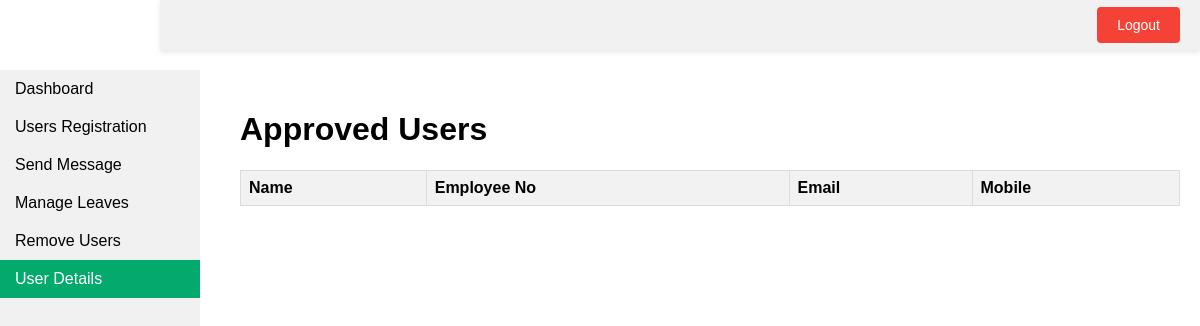
The page /src/Admin/User_details.php (signed in) on the database as committed earlier.
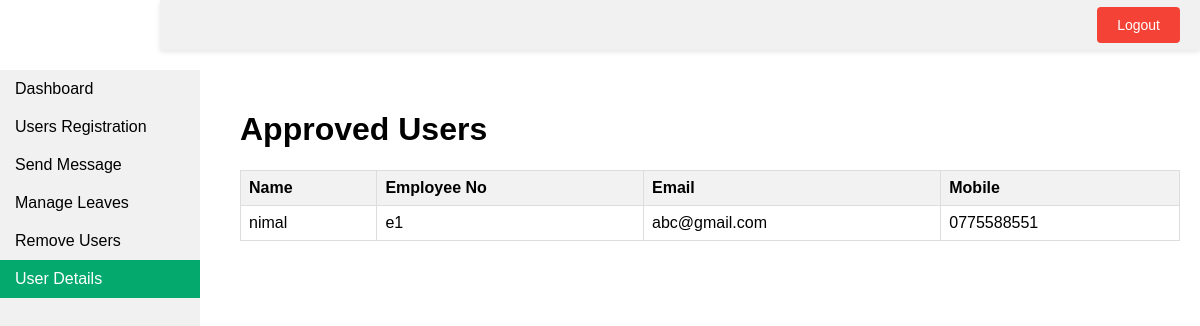
The same page on the database as committed later.
### tables this page shows
CREATE TABLE IF NOT EXISTS `users` (
  `id` int(11) NOT NULL AUTO_INCREMENT,
  `name` varchar(255) NOT NULL,
  `emp_no` varchar(50) NOT NULL,
  `address` text NOT NULL,
  `email` varchar(255) NOT NULL,
  `mobile` varchar(15) NOT NULL,
  `role` enum('admin','user') DEFAULT 'user',
  `status` enum('pending','approved','rejected') DEFAULT 'pending',
  `password` varchar(255) NOT NULL,
  PRIMARY KEY (`id`),
  UNIQUE KEY `email` (`email`)
);

### src/Admin/User_details.php (the view, shortened to what this page needs)
<?php
require '../HomePage/db.php';
$stmt = $pdo->prepare("SELECT id, name, emp_no, email, mobile FROM users WHERE role = 'user' AND status = 'approved'");
$stmt->execute();
$users = $stmt->fetchAll();
?>
<!DOCTYPE html>
<html lang="en">
<head>
    <link rel="stylesheet" href="../CSS/style3.css">
</head>
<body>
<ul>
    <li><a href="admin_dashboard.php">Dashboard</a></li>
    <li><a href="user_registration.php">Users Registration</a></li>
    <li><a href="send-message.php">Send Message</a></li>
    <li><a href="manage_leaves.php">Manage Leaves</a></li>
    <li><a href="user_delete.php">Remove Users</a></li>
    <li><a class="active" href="User_details.php">User Details</a></li>
</ul>
<div class="top-bar">
    <form method="POST" action="../HomePage/logout.php">
        <button type="submit" class="logout-button">Logout</button>
    </form>
</div>
<div class="content" style="margin-top: 70px;">
    <h1>Approved Users</h1>
    <table class="table table-bordered">
        <thead>
            <tr>
                <th>Name</th>
                <th>Employee No</th>
                <th>Email</th>
                <th>Mobile</th>
            </tr>
        </thead>
        <tbody>
            <?php foreach ($users as $user): ?>
                <tr>
                    <td><?= htmlspecialchars($user['name']) ?></td>
                    <td><?= htmlspecialchars($user['emp_no']) ?></td>
                    <td><?= htmlspecialchars($user['email']) ?></td>
                    <td><?= htmlspecialchars($user['mobile']) ?></td>
                </tr>
            <?php endforeach; ?>
        </tbody>
            </table>
</div>
</body>
</html>

### src/CSS/style3.css (style rules this page uses)
body { font-family: Arial, sans-serif; margin: 0; padding: 0; }
ul { list-style-type: none; margin: 0; padding: 0; width: 200px; background-color: #f1f1f1; position: fixed; height: 100%; overflow: auto; }
li a { display: block; color: #000; padding: 10px 15px; text-decoration: none; }
li a.active { background-color: #04AA6D; color: white; }
.content { margin-left: 220px; padding: 20px; }
.top-bar { position: fixed; top: 0; right: 0; width: calc(100% - 200px); background-color: #f1f1f1; height: 50px; display: flex; align-items: center; justify-content: flex-end; padding: 0 20px; box-shadow: 0 2px 5px rgba(0, 0, 0, 0.1); }
.logout-button { background-color: #f44336; color: white; border: none; padding: 10px 20px; text-align: center; cursor: pointer; border-radius: 4px; font-size: 14px; }
table { width: 100%; border-collapse: collapse; margin-top: 20px; }
table, th, td { border: 1px solid #ddd; }
th, td { padding: 8px; text-align: left; }
th { background-color: #f2f2f2; }

Rows that differ between the two databases and show on the page:
added users: name "nimal", emp_no "e1", email "abc@gmail.com", mobile "0775588551"
